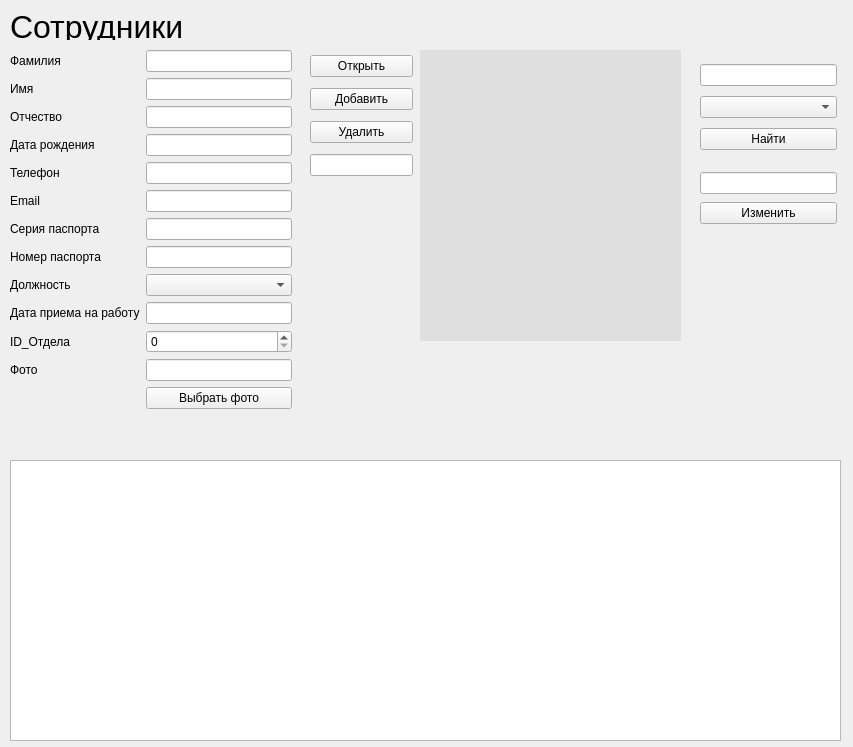
<?xml version="1.0" encoding="UTF-8"?>
<ui version="4.0">
 <class>Form</class>
 <widget class="QWidget" name="Form">
  <property name="geometry">
   <rect>
    <x>0</x>
    <y>0</y>
    <width>853</width>
    <height>747</height>
   </rect>
  </property>
  <property name="windowTitle">
   <string>Form</string>
  </property>
  <widget class="QTableWidget" name="tableWidget">
   <property name="geometry">
    <rect>
     <x>10</x>
     <y>460</y>
     <width>831</width>
     <height>281</height>
    </rect>
   </property>
  </widget>
  <widget class="QWidget" name="layoutWidget_3">
   <property name="geometry">
    <rect>
     <x>700</x>
     <y>170</y>
     <width>137</width>
     <height>58</height>
    </rect>
   </property>
   <layout class="QVBoxLayout" name="verticalLayout_3">
    <item>
     <widget class="QLineEdit" name="lineEdit_11"/>
    </item>
    <item>
     <widget class="QPushButton" name="pushButton_11">
      <property name="text">
       <string>Изменить</string>
      </property>
     </widget>
    </item>
   </layout>
  </widget>
  <widget class="QLabel" name="label_10">
   <property name="geometry">
    <rect>
     <x>420</x>
     <y>50</y>
     <width>261</width>
     <height>291</height>
    </rect>
   </property>
   <property name="styleSheet">
    <string notr="true">background-color: rgb(223, 223, 223);</string>
   </property>
   <property name="text">
    <string/>
   </property>
  </widget>
  <widget class="QWidget" name="layoutWidget">
   <property name="geometry">
    <rect>
     <x>700</x>
     <y>60</y>
     <width>137</width>
     <height>94</height>
    </rect>
   </property>
   <layout class="QVBoxLayout" name="verticalLayout_2">
    <item>
     <widget class="QLineEdit" name="lineEdit_10"/>
    </item>
    <item>
     <widget class="QComboBox" name="comboBox_2"/>
    </item>
    <item>
     <widget class="QPushButton" name="pushButton_6">
      <property name="text">
       <string>Найти</string>
      </property>
     </widget>
    </item>
   </layout>
  </widget>
  <widget class="QLabel" name="label_9">
   <property name="geometry">
    <rect>
     <x>10</x>
     <y>9</y>
     <width>681</width>
     <height>31</height>
    </rect>
   </property>
   <property name="minimumSize">
    <size>
     <width>0</width>
     <height>31</height>
    </size>
   </property>
   <property name="text">
    <string>&lt;html&gt;&lt;head/&gt;&lt;body&gt;&lt;p&gt;&lt;span style=&quot; font-size:24pt;&quot;&gt;Сотрудники&lt;/span&gt;&lt;/p&gt;&lt;/body&gt;&lt;/html&gt;</string>
   </property>
  </widget>
  <widget class="QWidget" name="layoutWidget_2">
   <property name="geometry">
    <rect>
     <x>310</x>
     <y>50</y>
     <width>103</width>
     <height>134</height>
    </rect>
   </property>
   <layout class="QVBoxLayout" name="verticalLayout">
    <item>
     <widget class="QPushButton" name="pushButton">
      <property name="text">
       <string>Открыть</string>
      </property>
     </widget>
    </item>
    <item>
     <widget class="QPushButton" name="pushButton_2">
      <property name="text">
       <string>Добавить</string>
      </property>
     </widget>
    </item>
    <item>
     <widget class="QPushButton" name="pushButton_3">
      <property name="text">
       <string>Удалить</string>
      </property>
     </widget>
    </item>
    <item>
     <widget class="QLineEdit" name="lineEdit_8"/>
    </item>
   </layout>
  </widget>
  <widget class="QWidget" name="layoutWidget_4">
   <property name="geometry">
    <rect>
     <x>10</x>
     <y>50</y>
     <width>282</width>
     <height>430</height>
    </rect>
   </property>
   <layout class="QFormLayout" name="formLayout">
    <item row="0" column="0">
     <widget class="QLabel" name="label">
      <property name="text">
       <string>Фамилия</string>
      </property>
     </widget>
    </item>
    <item row="0" column="1">
     <widget class="QLineEdit" name="lineEdit"/>
    </item>
    <item row="1" column="0">
     <widget class="QLabel" name="label_2">
      <property name="text">
       <string>Имя</string>
      </property>
     </widget>
    </item>
    <item row="1" column="1">
     <widget class="QLineEdit" name="lineEdit_2"/>
    </item>
    <item row="2" column="0">
     <widget class="QLabel" name="label_3">
      <property name="text">
       <string>Отчество</string>
      </property>
     </widget>
    </item>
    <item row="2" column="1">
     <widget class="QLineEdit" name="lineEdit_3"/>
    </item>
    <item row="4" column="0">
     <widget class="QLabel" name="label_7">
      <property name="text">
       <string>Телефон</string>
      </property>
     </widget>
    </item>
    <item row="4" column="1">
     <widget class="QLineEdit" name="lineEdit_7"/>
    </item>
    <item row="5" column="0">
     <widget class="QLabel" name="label_8">
      <property name="text">
       <string>Email</string>
      </property>
     </widget>
    </item>
    <item row="5" column="1">
     <widget class="QLineEdit" name="lineEdit_6"/>
    </item>
    <item row="6" column="0">
     <widget class="QLabel" name="label_5">
      <property name="text">
       <string>Серия паспорта</string>
      </property>
     </widget>
    </item>
    <item row="6" column="1">
     <widget class="QLineEdit" name="lineEdit_4"/>
    </item>
    <item row="7" column="0">
     <widget class="QLabel" name="label_6">
      <property name="text">
       <string>Номер паспорта</string>
      </property>
     </widget>
    </item>
    <item row="7" column="1">
     <widget class="QLineEdit" name="lineEdit_5"/>
    </item>
    <item row="3" column="0">
     <widget class="QLabel" name="label_12">
      <property name="text">
       <string>Дата рождения</string>
      </property>
     </widget>
    </item>
    <item row="3" column="1">
     <widget class="QLineEdit" name="lineEdit_12"/>
    </item>
    <item row="8" column="0">
     <widget class="QLabel" name="label_13">
      <property name="text">
       <string>Должность</string>
      </property>
     </widget>
    </item>
    <item row="8" column="1">
     <widget class="QComboBox" name="comboBox_3"/>
    </item>
    <item row="9" column="0">
     <widget class="QLabel" name="label_14">
      <property name="text">
       <string>Дата приема на работу</string>
      </property>
     </widget>
    </item>
    <item row="9" column="1">
     <widget class="QLineEdit" name="lineEdit_13"/>
    </item>
    <item row="11" column="0">
     <widget class="QLabel" name="label_11">
      <property name="text">
       <string>Фото</string>
      </property>
     </widget>
    </item>
    <item row="11" column="1">
     <widget class="QLineEdit" name="lineEdit_9"/>
    </item>
    <item row="12" column="1">
     <widget class="QPushButton" name="pushButton_10">
      <property name="text">
       <string>Выбрать фото</string>
      </property>
     </widget>
    </item>
    <item row="10" column="0">
     <widget class="QLabel" name="label_4">
      <property name="text">
       <string>ID_Отдела</string>
      </property>
     </widget>
    </item>
    <item row="10" column="1">
     <widget class="QSpinBox" name="spinBox"/>
    </item>
   </layout>
  </widget>
 </widget>
 <resources/>
 <connections/>
</ui>
